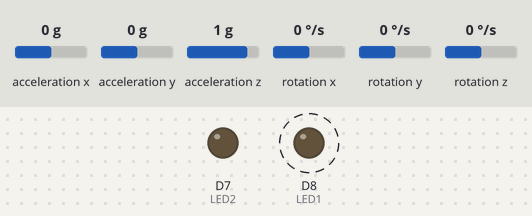
A sketch run on a simulated ESP8266 (NodeMCU). Shown: output pins drawn as LEDs (lit = HIGH). Wiring (inferred from the names in the program): MPU-6050 motion sensor at I2C address 0x68. Dashed ring = blinking. The inputs (shaded band) are chosen by the test bench; at power-on: acceleration x 0 g, acceleration y 0 g, acceleration z 1 g, rotation x 0 °/s, rotation y 0 °/s, rotation z 0 °/s. WiFi joins after 1.5 s; servers stay silent unless stated; what the sketch prints to the serial monitor is not drawn.

Above: at 1.61 s.
At 4.24 s:
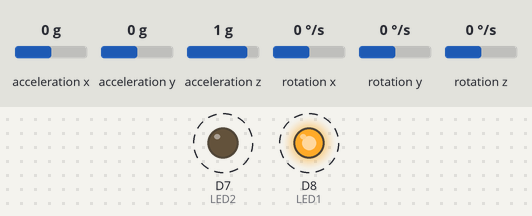
Timing chart, 0 to 4.5 s (numbered marks = the images above):
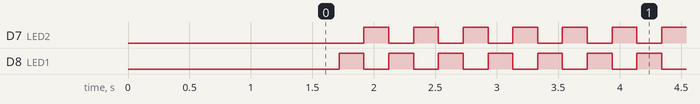

Measured:
- by itself, D7 (LED2), D8 (LED1): alternates HIGH for 0.20 s and LOW for 0.20 s

The sketch:

AcelGiroTransmissor.ino
```cpp
#include <ESP8266WiFi.h>
#include "Wire.h"     //  Biblioteca de comunicação I2C

// Tempo
double dt, tempo_prev = 0.00;

// Armazenamento dos dados "crus" do acelerômetro
int16_t AX, AY, AZ, Tp, GX, GY, GZ;

// Armazenamento dos dados após conversão
double AcX, AcY, AcZ, Tmp, GyX, GyY, GyZ;
long convGYRO, convACEL;     // Datasheet do sensor

// Leds piscando alternado a cada ciclo do loop
#define LED1 D8
#define LED2 D7
bool led_state = false;

// Parametros de configuração para Access Point
const char *ssid = "RedeWIFI_NodeMCU";
const char *password = "123456789";
const char *host = "192.168.11.4";
WiFiClient client; // Define o objeto cliente

void setup()
{
  pinMode(LED1, OUTPUT);
  pinMode(LED2, OUTPUT);
  digitalWrite(LED1, led_state);
  digitalWrite(LED2, led_state);
  //  Serial.begin(9600);

  setup_MPU();
  setup_transmissao();
}

void loop()
{
  readRaw_MPU();
  converterRAW();

  //-------------------------------------------------------------------------------------------------------------------------------------------------------------------------------------

  //  mostraRAW();
  //  mostraCON();
  Serial.print("\t" + String(dt));

  //-------------------------------------------------------------------------------------------------------------------------------------------------------------------------------------

  envia();
  finaliza();
}
```

Debug.ino
```cpp
void mostraRAW()
{
  //  Serial.print(tempo_prev);
  Serial.print("\tTp = "); Serial.print(Tp);
  Serial.print("\tAX = "); Serial.print(AX);
  Serial.print("\tAY = "); Serial.print(AY);
  Serial.print("\tAZ = "); Serial.print(AZ);
  Serial.print("\tGX = "); Serial.print(GX);
  Serial.print("\tGY = "); Serial.print(GY);
  Serial.print("\tGZ = "); Serial.print(GZ);
}

void mostraOFF()
{
  //  Serial.print("\toffAX = "); Serial.print(offAX);
  //  Serial.print("\toffAY = "); Serial.print(offAY);
  //  Serial.print("\toffAZ = "); Serial.print(offAZ);
}

void mostraCON()
{
  //  Serial.print(tempo_prev);
  //  Serial.print("\tTmp = "); Serial.print(Tmp);
    Serial.print("\tAcX = "); Serial.print(AcX);
    Serial.print("\tAcY = "); Serial.print(AcY);
    Serial.print("\tAcZ = "); Serial.print(AcZ);
    Serial.print("\tGyX = "); Serial.print(GyX);
    Serial.print("\tGyY = "); Serial.print(GyY);
    Serial.print("\tGyZ = "); Serial.print(GyZ);
}

void mostraMED()
{
  //  Serial.print("\tAmX = "); Serial.print(AmX);
  //  Serial.print("\tAmY = "); Serial.print(AmY);
  //  Serial.print("\tAmZ = "); Serial.print(AmZ);
}

void mostraANG()
{
  //  Serial.print("\t");
  //  Serial.print(180);
  //  Serial.print(",");
  //  Serial.print(Roll);
  //  Serial.print(",");
  //  Serial.print(Pitch);
  //  Serial.print(",");
  //  Serial.print(Yaw);
  //  Serial.print(",");
  //  Serial.print(-180);
}

void mostraVEL()
{
  //  Serial.print("\tVelX = "); Serial.print(VelX, 5);
  //  Serial.print("\tVelY = "); Serial.print(VelY, 5);
  //  Serial.print("\tVelZ = "); Serial.print(VelZ, 5);
}
```

Funcoes.ino
```cpp
void finaliza()
{
  dt = (millis() - tempo_prev) / 1000.0;
  tempo_prev = millis();

  //  if (OFFSET)
  //  {
  //    offAX = AmX;
  //    offAY = AmY;
  //    offAZ = AmZ;
  //
  //    VelX = 0;
  //    VelY = 0;
  //    VelZ = 0;
  //
  //    /*
  //        offRoll = Roll;
  //        offPitch = Pitch;
  //        offYaw = Yaw;
  //    */
  //    OFFSET = !OFFSET;
  //  }
  led_state = !led_state;
  digitalWrite(LED1, led_state);
  digitalWrite(LED2, !led_state);         // pisca LED do NodeMCU a cada leitura do sensor
  Serial.println();
}

//-------------------------------------------------------------------------------------------------------------------------------------------------------------------------------------

void offset()
{
  //  Serial.println();
  //  Serial.println("Botão offset pressionado");
  //  Serial.println();
  //  OFFSET = true;
}

//-------------------------------------------------------------------------------------------------------------------------------------------------------------------------------------

void converterRAW()
{
  AcX = double(AX) / convACEL;
  AcY = double(AY) / convACEL;
  AcZ = double(AZ) / convACEL;
  Tmp = (double(Tp) + 12412.0) / 340.0;
  GyX = double(GX) / convGYRO;
  GyY = double(GY) / convGYRO;
  GyZ = double(GZ) / convGYRO;
}
```

MPU6050.ino
```cpp
#define scl_pin  D1  // definição do pino I2C SCL
#define sda_pin  D2  // definição do pino I2C SDA

/*
   Definições de alguns endereços mais comuns do MPU6050
   os registros podem ser facilmente encontrados no mapa de registros do MPU6050
*/
const int MPU_ADDR =      0x68; // definição do endereço do sensor MPU6050 (0x68)
const int WHO_AM_I =      0x75; // registro de identificação do dispositivo
const int PWR_MGMT_1 =    0x6B; // registro de configuração do gerenciamento de energia
const int GYRO_CONFIG =   0x1B; // registro de configuração do giroscópio
const int ACCEL_CONFIG =  0x1C; // registro de configuração do acelerômetro
const int ACCEL_XOUT =    0x3B; // registro de leitura do eixo X do acelerômetro

/*
   função que configura a I2C com os pinos desejados
   sda_pin -> D5
   scl_pin -> D6
*/
void initI2C()
{
  Serial.println("---inside initI2C");
  Wire.begin(sda_pin, scl_pin);
}

/*
   função que escreve um dado valor em um dado registro
*/
void writeRegMPU(int reg, int val)      //aceita um registro e um valor como parâmetro
{
  Wire.beginTransmission(MPU_ADDR);     // inicia comunicação com endereço do MPU6050
  Wire.write(reg);                      // envia o registro com o qual se deseja trabalhar
  Wire.write(val);                      // escreve o valor no registro
  Wire.endTransmission(true);           // termina a transmissão
}

/*
   função que lê de um dado registro
*/
uint8_t readRegMPU(uint8_t reg)        // aceita um registro como parâmetro
{
  uint8_t data;
  Wire.beginTransmission(MPU_ADDR);     // inicia comunicação com endereço do MPU6050
  Wire.write(reg);                      // envia o registro com o qual se deseja trabalhar
  Wire.endTransmission(false);          // termina transmissão mas continua com I2C aberto (envia STOP e START)
  Wire.requestFrom(MPU_ADDR, 1);        // configura para receber 1 byte do registro escolhido acima
  data = Wire.read();                   // lê o byte e guarda em 'data'
  return data;                          //retorna 'data'
}

/*
   função que procura pelo sensor no endereço 0x68
*/
void findMPU(int mpu_addr)
{
  Wire.beginTransmission(mpu_addr);
  int data = Wire.endTransmission(true);

  if (data == 0)
  {
    Serial.print("Dispositivo encontrado no endereço: 0x");
    Serial.println(mpu_addr, HEX);
  }
  else
  {
    Serial.println("Dispositivo não encontrado!");
    delay(100);
    findMPU(mpu_addr);
  }
}

/*
   função que verifica se o sensor responde e se está ativo
*/
void checkMPU(int mpu_addr)
{
  findMPU(MPU_ADDR);

  int data = readRegMPU(WHO_AM_I); // Register 117 – Who Am I - 0x75

  if (data == 104)
  {
    Serial.println("MPU6050 Dispositivo respondeu OK! (104)");

    data = readRegMPU(PWR_MGMT_1); // Register 107 – Power Management 1-0x6B

    if (data == 64)
    {
      Serial.println("MPU6050 em modo SLEEP! (64)");
    }
    else
    {
      Serial.println("MPU6050 em modo ACTIVE!");
    }
  }
  else
  {
    Serial.println("Verifique dispositivo - MPU6050 NÃO disponível!");
    delay(100);
    checkMPU(mpu_addr);
  }
}

/*
   função de inicialização do sensor
*/
void initMPU()
{
  setSleepOff();
  setGyroScale();
  setAccelScale();
}

/*
    função para configurar o sleep bit
*/
void setSleepOff()
{
  writeRegMPU(PWR_MGMT_1, 0); // escreve 0 no registro de gerenciamento de energia(0x68), colocando o sensor em o modo ACTIVE
}

/* função para configurar as escalas do giroscópio
   registro da escala do giroscópio: 0x1B[4:3]
   0 é 250°/s

    FS_SEL  Full Scale Range                  Conversão
      0        ± 250 °/s      0b00000000      131         ok
      1        ± 500 °/s      0b00001000      65.5        ??
      2        ± 1000 °/s     0b00010000      32.8        ??
      3        ± 2000 °/s     0b00011000      16.4        ??
*/
void setGyroScale()
{
  writeRegMPU(GYRO_CONFIG, 0);
  convGYRO = 131.00;
}

/* função para configurar as escalas do acelerômetro
   registro da escala do acelerômetro: 0x1C[4:3]
   0 é 250°/s

    AFS_SEL   Full Scale Range                    Conversão
      0           ± 2g            0b00000000      1638.4      ok
      1           ± 4g            0b00001000      8192        ??
      2           ± 8g            0b00010000      4096        ??
      3           ± 16g           0b00011000      2048        ??
*/
void setAccelScale()
{
  writeRegMPU(ACCEL_CONFIG, 0);
  convACEL  = 1638.40;
}

void setup_MPU()
{
  Serial.println("Iniciando configuração do MPU6050");
  initI2C();
  initMPU();
  checkMPU(MPU_ADDR);
  Serial.println("Configuração finalizada, iniciando loop");
}

/* função que lê os dados 'crus'(raw data) do sensor
   são 14 bytes no total sendo eles 2 bytes para cada eixo e 2 bytes para temperatura:

  0x3B 59 ACCEL_XOUT[15:8]
  0x3C 60 ACCEL_XOUT[7:0]
  0x3D 61 ACCEL_YOUT[15:8]
  0x3E 62 ACCEL_YOUT[7:0]
  0x3F 63 ACCEL_ZOUT[15:8]
  0x40 64 ACCEL_ZOUT[7:0]

  0x41 65 TEMP_OUT[15:8]
  0x42 66 TEMP_OUT[7:0]

  0x43 67 GYRO_XOUT[15:8]
  0x44 68 GYRO_XOUT[7:0]
  0x45 69 GYRO_YOUT[15:8]
  0x46 70 GYRO_YOUT[7:0]
  0x47 71 GYRO_ZOUT[15:8]
  0x48 72 GYRO_ZOUT[7:0]

*/

void readRaw_MPU()
{
  Wire.beginTransmission(MPU_ADDR);       // inicia comunicação com endereço do MPU6050
  Wire.write(ACCEL_XOUT);                       // envia o registro com o qual se deseja trabalhar, começando com registro 0x3B (ACCEL_XOUT_H)
  Wire.endTransmission(false);            // termina transmissão mas continua com I2C aberto (envia STOP e START)
  Wire.requestFrom(MPU_ADDR, 14);         // configura para receber 14 bytes começando do registro escolhido acima (0x3B)

  AX = Wire.read() << 8;                 // lê primeiro o byte mais significativo
  AX |= Wire.read();                     // depois lê o bit menos significativo
  AY = Wire.read() << 8;
  AY |= Wire.read();
  AZ = Wire.read() << 8;
  AZ |= Wire.read();

  Tp = Wire.read() << 8;
  Tp |= Wire.read();

  GX = Wire.read() << 8;
  GX |= Wire.read();
  GY = Wire.read() << 8;
  GY |= Wire.read();
  GZ = Wire.read() << 8;
  GZ |= Wire.read();
}
```

Trasmissao.ino
```cpp
void setup_transmissao()
{
  //Conect to the server
  WiFi.begin(ssid, password);
  while (WiFi.status() != WL_CONNECTED)
  {
    Serial.print(". ");
    delay(100);
  }
  Serial.println();
  Serial.print("IP Adress (AP): ");
  Serial.println(WiFi.localIP());
}

//-------------------------------------------------------------------------------------------------------------------------------------------------------------------------------------

void envia()
{
  // Connect to the server and send data
  if (client.connect(host, 80))
  {
    String url = "/atual?";
    url += "AcX=";
    url += String(AcX);
    url += "&AcY=";
    url += String(AcY);
    url += "&AcZ=";
    url += String(AcZ);
    url += "&GyX=";
    url += String(GyX);
    url += "&GyY=";
    url += String(GyY);
    url += "&GyZ=";
    url += String(GyZ);
    client.print(String("GET ") + url + " HTTP/1.1\r\n" + "Host: " + host + "\r\n" + "Connection: keep-alive\r\n\r\n");
    /*
      delay(10);
      // Read all the lines of the response and print them to Serial
      Serial.println("Resposta: ");
      while (client.available())
      {
      String line = client.readStringUntil('\r');
      Serial.print(line);
      }
    */
  }
  if (WiFi.status() != WL_CONNECTED)
  {
    setup_transmissao();
  }
}
```
